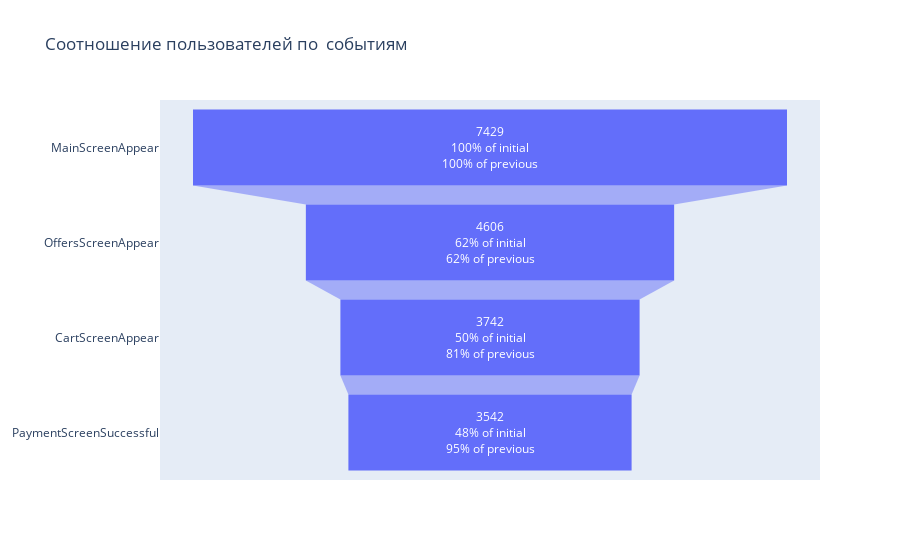

Notebook source saved alongside this figure:
### Code cell
# Построим воронку событий и отобразим всё на графике
# Количество пользователей и проценты событий 
fig = go.Figure(go.Funnel(
    y = funnel_event['event_name'],
    x = funnel_event['uid'],
    textinfo = "value+percent previous + percent initial"))                
fig.update_layout(
     title={
         'text': "Соотношение пользователей по  событиям"})
fig.show()

### Figure 1 — Plotly figure (JSON) as saved in the notebook; plotly's stock layout.template omitted (floating-point values rounded to 4 significant figures)
{"data": [{"textinfo": "value+percent previous+percent initial", "type": "funnel", "x": [7429, 4606, 3742, 3542], "y": ["MainScreenAppear", "OffersScreenAppear", "CartScreenAppear", "PaymentScreenSuccessful"]}], "layout": {"title": {"text": "Соотношение пользователей по  событиям"}}}
